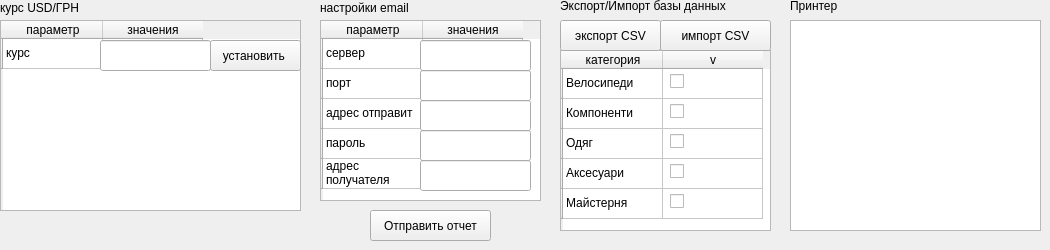
    <widget class="QWidget" name="tab_3">
     <attribute name="title">
      <string>Наличие</string>
     </attribute>
     <widget class="QTableWidget" name="tableWidget_3">
      <property name="geometry">
       <rect>
        <x>0</x>
        <y>20</y>
        <width>301</width>
        <height>191</height>
       </rect>
      </property>
      <row>
       <property name="text">
        <string/>
       </property>
      </row>
      <column>
       <property name="text">
        <string>параметр</string>
       </property>
      </column>
      <column>
       <property name="text">
        <string>значения</string>
       </property>
      </column>
      <item row="0" column="0">
       <property name="text">
        <string>курс</string>
       </property>
      </item>
      <item row="0" column="1">
       <property name="flags">
        <set>ItemIsEditable</set>
       </property>
      </item>
     </widget>
     <widget class="QPushButton" name="pushButton_9">
      <property name="geometry">
       <rect>
        <x>210</x>
        <y>40</y>
        <width>91</width>
        <height>31</height>
       </rect>
      </property>
      <property name="text">
       <string>установить </string>
      </property>
     </widget>
     <widget class="QTableWidget" name="tableWidget_4">
      <property name="geometry">
       <rect>
        <x>320</x>
        <y>20</y>
        <width>221</width>
        <height>181</height>
       </rect>
      </property>
      <row>
       <property name="text">
        <string/>
       </property>
      </row>
      <row>
       <property name="text">
        <string/>
       </property>
      </row>
      <row>
       <property name="text">
        <string/>
       </property>
      </row>
      <row>
       <property name="text">
        <string/>
       </property>
      </row>
      <row>
       <property name="text">
        <string/>
       </property>
      </row>
      <column>
       <property name="text">
        <string>параметр</string>
       </property>
      </column>
      <column>
       <property name="text">
        <string>значения</string>
       </property>
      </column>
      <item row="0" column="0">
       <property name="text">
        <string>сервер</string>
       </property>
      </item>
      <item row="1" column="0">
       <property name="text">
        <string>порт</string>
       </property>
      </item>
      <item row="2" column="0">
       <property name="text">
        <string>адрес отправит</string>
       </property>
      </item>
      <item row="3" column="0">
       <property name="text">
        <string>пароль</string>
       </property>
      </item>
      <item row="4" column="0">
       <property name="text">
        <string>адрес получателя</string>
       </property>
      </item>
     </widget>
     <widget class="QPushButton" name="pushButton">
      <property name="geometry">
       <rect>
        <x>370</x>
        <y>210</y>
        <width>121</width>
        <height>31</height>
       </rect>
      </property>
      <property name="text">
       <string>Отправить отчет</string>
      </property>
     </widget>
     <widget class="QLabel" name="label_12">
      <property name="geometry">
       <rect>
        <x>0</x>
        <y>0</y>
        <width>101</width>
        <height>16</height>
       </rect>
      </property>
      <property name="text">
       <string>курс USD/ГРН</string>
      </property>
     </widget>
     <widget class="QLabel" name="label_13">
      <property name="geometry">
       <rect>
        <x>320</x>
        <y>0</y>
        <width>101</width>
        <height>16</height>
       </rect>
      </property>
      <property name="text">
       <string>настройки email</string>
      </property>
     </widget>
     <widget class="QTableWidget" name="tableWidget_5">
      <property name="geometry">
       <rect>
        <x>560</x>
        <y>50</y>
        <width>211</width>
        <height>181</height>
       </rect>
      </property>
      <row>
       <property name="text">
        <string/>
       </property>
      </row>
      <row>
       <property name="text">
        <string/>
       </property>
      </row>
      <row>
       <property name="text">
        <string/>
       </property>
      </row>
      <row>
       <property name="text">
        <string/>
       </property>
      </row>
      <row>
       <property name="text">
        <string/>
       </property>
      </row>
      <column>
       <property name="text">
        <string>категория</string>
       </property>
      </column>
      <column>
       <property name="text">
        <string>v</string>
       </property>
      </column>
      <item row="0" column="0">
       <property name="text">
        <string>Велосипеди</string>
       </property>
      </item>
      <item row="1" column="0">
       <property name="text">
        <string>Компоненти</string>
       </property>
      </item>
      <item row="2" column="0">
       <property name="text">
        <string>Одяг</string>
       </property>
      </item>
      <item row="3" column="0">
       <property name="text">
        <string>Аксесуари</string>
       </property>
      </item>
      <item row="4" column="0">
       <property name="text">
        <string>Майстерня</string>
       </property>
      </item>
     </widget>
     <widget class="QCheckBox" name="checkBox">
      <property name="geometry">
       <rect>
        <x>670</x>
        <y>130</y>
        <width>80</width>
        <height>22</height>
       </rect>
      </property>
      <property name="text">
       <string/>
      </property>
     </widget>
     <widget class="QCheckBox" name="checkBox_2">
      <property name="geometry">
       <rect>
        <x>670</x>
        <y>160</y>
        <width>80</width>
        <height>22</height>
       </rect>
      </property>
      <property name="text">
       <string/>
      </property>
     </widget>
     <widget class="QCheckBox" name="checkBox_3">
      <property name="geometry">
       <rect>
        <x>670</x>
        <y>190</y>
        <width>80</width>
        <height>22</height>
       </rect>
      </property>
      <property name="text">
       <string/>
      </property>
     </widget>
     <widget class="QCheckBox" name="checkBox_4">
      <property name="geometry">
       <rect>
        <x>670</x>
        <y>100</y>
        <width>80</width>
        <height>22</height>
       </rect>
      </property>
      <property name="text">
       <string/>
      </property>
     </widget>
     <widget class="QCheckBox" name="checkBox_5">
      <property name="geometry">
       <rect>
        <x>670</x>
        <y>70</y>
        <width>80</width>
        <height>22</height>
       </rect>
      </property>
      <property name="text">
       <string/>
      </property>
     </widget>
     <widget class="QPushButton" name="pushButton_2">
      <property name="geometry">
       <rect>
        <x>560</x>
        <y>20</y>
        <width>101</width>
        <height>31</height>
       </rect>
      </property>
      <property name="text">
       <string>экспорт CSV</string>
      </property>
     </widget>
     <widget class="QPushButton" name="pushButton_3">
      <property name="geometry">
       <rect>
        <x>660</x>
        <y>20</y>
        <width>111</width>
        <height>31</height>
       </rect>
      </property>
      <property name="text">
       <string>импорт CSV</string>
      </property>
     </widget>
     <widget class="QLabel" name="label_14">
      <property name="geometry">
       <rect>
        <x>560</x>
        <y>-10</y>
        <width>181</width>
        <height>31</height>
       </rect>
      </property>
      <property name="text">
       <string>Экспорт/Импорт базы данных</string>
      </property>
     </widget>
     <widget class="QLabel" name="label_15">
      <property name="geometry">
       <rect>
        <x>790</x>
        <y>-10</y>
        <width>181</width>
        <height>31</height>
       </rect>
      </property>
      <property name="text">
       <string>Принтер</string>
      </property>
     </widget>
     <widget class="QListView" name="listView">
      <property name="geometry">
       <rect>
        <x>790</x>
        <y>20</y>
        <width>251</width>
        <height>211</height>
       </rect>
      </property>
     </widget>
     <widget class="QLineEdit" name="lineEdit_7">
      <property name="geometry">
       <rect>
        <x>100</x>
        <y>40</y>
        <width>111</width>
        <height>31</height>
       </rect>
      </property>
      <property name="text">
       <string/>
      </property>
     </widget>
     <widget class="QLineEdit" name="lineEdit_8">
      <property name="geometry">
       <rect>
        <x>420</x>
        <y>40</y>
        <width>111</width>
        <height>31</height>
       </rect>
      </property>
      <property name="text">
       <string/>
      </property>
     </widget>
     <widget class="QLineEdit" name="lineEdit_9">
      <property name="geometry">
       <rect>
        <x>420</x>
        <y>70</y>
        <width>111</width>
        <height>31</height>
       </rect>
      </property>
      <property name="text">
       <string/>
      </property>
     </widget>
     <widget class="QLineEdit" name="lineEdit_10">
      <property name="geometry">
       <rect>
        <x>420</x>
        <y>100</y>
        <width>111</width>
        <height>31</height>
       </rect>
      </property>
      <property name="text">
       <string/>
      </property>
     </widget>
     <widget class="QLineEdit" name="lineEdit_11">
      <property name="geometry">
       <rect>
        <x>420</x>
        <y>130</y>
        <width>111</width>
        <height>31</height>
       </rect>
      </property>
      <property name="text">
       <string/>
      </property>
     </widget>
     <widget class="QLineEdit" name="lineEdit_12">
      <property name="geometry">
       <rect>
        <x>420</x>
        <y>160</y>
        <width>111</width>
        <height>31</height>
       </rect>
      </property>
      <property name="text">
       <string/>
      </property>
     </widget>
    </widget>
